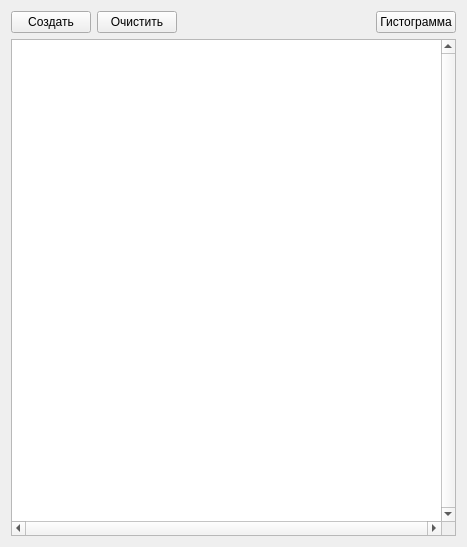
<?xml version="1.0" encoding="UTF-8"?>
<ui version="4.0">
 <class>Journal</class>
 <widget class="QWidget" name="Journal">
  <property name="geometry">
   <rect>
    <x>0</x>
    <y>0</y>
    <width>467</width>
    <height>547</height>
   </rect>
  </property>
  <property name="windowTitle">
   <string>Дневник</string>
  </property>
  <layout class="QGridLayout" name="gridLayout">
   <item row="0" column="0">
    <widget class="QPushButton" name="m_createTable_pb">
     <property name="text">
      <string>Создать</string>
     </property>
    </widget>
   </item>
   <item row="1" column="0" colspan="4">
    <widget class="QTableView" name="m_calender_tw">
     <property name="frameShape">
      <enum>QFrame::StyledPanel</enum>
     </property>
     <property name="verticalScrollBarPolicy">
      <enum>Qt::ScrollBarAlwaysOn</enum>
     </property>
     <property name="horizontalScrollBarPolicy">
      <enum>Qt::ScrollBarAlwaysOn</enum>
     </property>
     <property name="sizeAdjustPolicy">
      <enum>QAbstractScrollArea::AdjustIgnored</enum>
     </property>
     <property name="alternatingRowColors">
      <bool>false</bool>
     </property>
     <property name="verticalScrollMode">
      <enum>QAbstractItemView::ScrollPerItem</enum>
     </property>
     <property name="sortingEnabled">
      <bool>false</bool>
     </property>
     <attribute name="horizontalHeaderCascadingSectionResizes">
      <bool>false</bool>
     </attribute>
     <attribute name="horizontalHeaderShowSortIndicator" stdset="0">
      <bool>false</bool>
     </attribute>
     <attribute name="horizontalHeaderStretchLastSection">
      <bool>false</bool>
     </attribute>
     <attribute name="verticalHeaderShowSortIndicator" stdset="0">
      <bool>false</bool>
     </attribute>
     <attribute name="verticalHeaderStretchLastSection">
      <bool>false</bool>
     </attribute>
    </widget>
   </item>
   <item row="0" column="1">
    <widget class="QPushButton" name="m_clearTable_pb">
     <property name="text">
      <string>Очистить</string>
     </property>
    </widget>
   </item>
   <item row="0" column="3">
    <widget class="QPushButton" name="m_histogramView_pb">
     <property name="text">
      <string>Гистограмма</string>
     </property>
    </widget>
   </item>
   <item row="0" column="2">
    <spacer name="horizontalSpacer">
     <property name="orientation">
      <enum>Qt::Horizontal</enum>
     </property>
     <property name="sizeHint" stdset="0">
      <size>
       <width>40</width>
       <height>20</height>
      </size>
     </property>
    </spacer>
   </item>
  </layout>
 </widget>
 <resources/>
 <connections/>
</ui>
